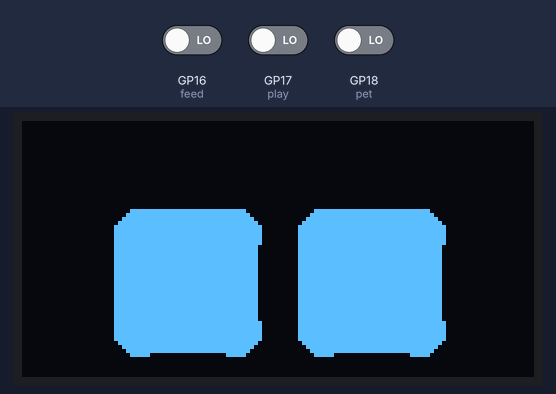
This program was run on a simulated Raspberry Pi Pico running MicroPython. Parts: 128×64 one-colour display. The test bench sets the inputs (shaded band); at power-on: GP16 (feed) LOW, GP17 (play) LOW, GP18 (pet) LOW. Random numbers come from a fixed seed; library files of the repository ran but are not shown: ssd1306.py; what the program prints to the serial console is not drawn.

Above: at 2.7 s.
At 5.3 s:
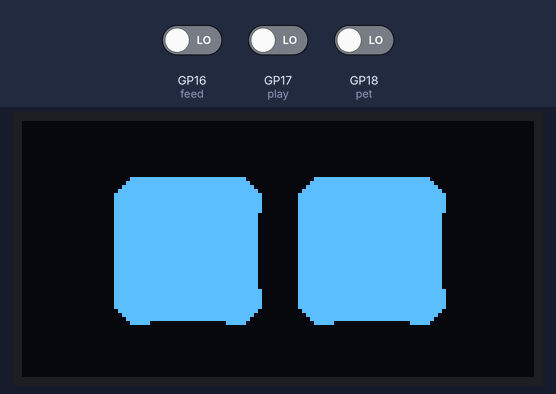
9.1 s: GP16 (feed) driven HIGH and GP17 (play) driven HIGH
At 12.17 s:
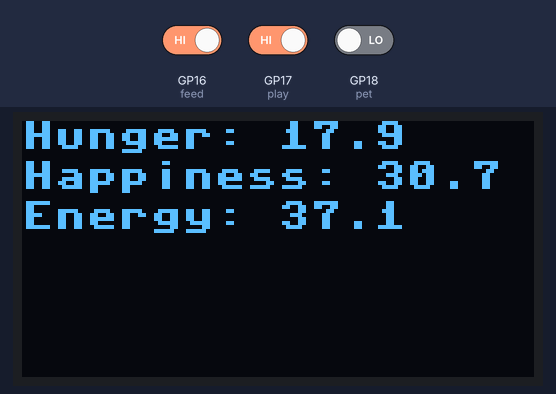

Measured:
- what the display in image 0 shows lasts 0.4 s, from 2.7 s to 3.1 s
- what the display in image 1 shows lasts 3.3 s, from 5.2 s to 8.5 s

The program:

main.py
```python
from machine import Pin, I2C
from ssd1306 import SSD1306_I2C
import utime
import sys
from robo_eyes import RoboEyes
from care_system import PetCare
from button import Button
import random

# Constants
PIX_RES_X = 128
PIX_RES_Y = 64
I2C_FREQ = 200000
SCL_PIN = 27
SDA_PIN = 26
TOUCH_PIN_1 = 16    # Left - Feed
TOUCH_PIN_2 = 17    # Up - Play
TOUCH_PIN_3 = 18    # Right - Pet
DEBOUNCE_TIME = 200  # milliseconds

# Timing constants for sequences
EMOTION_DELAY = 0.4  # Time for each emotion in a sequence
BLINK_INTERVAL = 100  # Counter value for regular blinks
INACTIVITY_SLEEP = 60000  # 1 minute
INACTIVITY_SAD = 120000   # 2 minutes

# Emotional state mappings from pet care to RoboEyes emotions
EMOTION_MAP = {
    "neutral": ["neutral"],
    "happy": ["happy", "excited", "happy"],
    "sad": ["sad", "look_down", "sad"],
    "tired": ["tired", "sleepy"],
    "glee": ["excited", "happy", "excited"],
    "heart_eyes": ["heart_eyes", "happy"],
    "annoyed": ["angry", "suspicious", "angry"],
    "unimpressed": ["suspicious", "look_left", "look_right", "suspicious"]
}

# Interactive sequences
REACTION_SEQUENCES = {
    "feed": {
        "good": ["look_up", "excited", "happy", "neutral"],
        "bad": ["suspicious", "look_left", "unimpressed"]
    },
    "play": {
        "good": ["excited", "look_left", "look_right", "happy", "neutral"],
        "bad": ["tired", "sleepy", "sad"]
    },
    "pet": {
        "good": ["look_up", "heart_eyes", "happy", "neutral"],
        "bored": ["suspicious", "look_left", "unimpressed", "neutral"]
    },
    "idle": {
        "curious": ["look_left", "look_right", "look_up", "neutral"],
        "sleepy": ["tired", "sleepy", "look_down", "sleepy"],
        "bored": ["suspicious", "look_left", "unimpressed", "neutral"]
    }
}

# Startup sequence
STARTUP_SEQUENCE = [
    "neutral", "look_left", "look_right", "look_up", "look_down",
    "happy", "excited", "heart_eyes", "neutral"
]

def init_i2c_and_oled():
    i2c_dev = I2C(1, scl=Pin(SCL_PIN), sda=Pin(SDA_PIN), freq=I2C_FREQ)
    i2c_addr = [hex(ii) for ii in i2c_dev.scan()]
    if not i2c_addr:
        print('No I2C Display Found')
        sys.exit()
    else:
        print(f"I2C Address      : {i2c_addr[0]}")
        print(f"I2C Configuration: {i2c_dev}")

    oled = SSD1306_I2C(PIX_RES_X, PIX_RES_Y, i2c_dev)
    return oled

def init_buttons():
    return {
        'feed': Button(TOUCH_PIN_1),
        'play': Button(TOUCH_PIN_2),
        'pet': Button(TOUCH_PIN_3)
    }

def display_stats(oled, pet):
    """Display pet stats on the OLED"""
    oled.fill(0)
    stats = pet.get_stats()
    y_pos = 0
    for stat, value in stats.items():
        text = f"{stat}: {value:.1f}"
        oled.text(text, 0, y_pos)
        y_pos += 10
    oled.show()

def play_emotion_sequence(eyes, sequence, delay=EMOTION_DELAY):
    """Play a sequence of emotions with optional custom delay"""
    for emotion in sequence:
        eyes.set_emotion(emotion)
        utime.sleep(delay)
        if emotion != "neutral":  # Add natural blink after non-neutral emotions
            if random.randint(0, 2) == 0:  # 33% chance to blink
                eyes.blink()

def show_startup_animation(eyes):
    """Display startup sequence to show the system is working"""
    play_emotion_sequence(eyes, STARTUP_SEQUENCE, 0.3)

def main():
    # Initialize random seed using current time
    random.seed(utime.ticks_ms())

    # Initialize hardware
    oled = init_i2c_and_oled()
    buttons = init_buttons()

    # Initialize systems
    eyes = RoboEyes(oled)
    pet = PetCare()

    # Show startup sequence
    show_startup_animation(eyes)

    # State variables
    showing_stats = False
    blink_counter = 0
    last_activity_time = utime.ticks_ms()
    current_emotion = "neutral"
    idle_counter = 0

    while True:
        current_time = utime.ticks_ms()

        # Handle button inputs
        for action, button in buttons.items():
            result = button.update()
            if result == "LONG_PRESS":
                showing_stats = True
                break
            elif result == "SHORT_PRESS":
                if action == 'feed':
                    pet_state = pet.feed()
                    sequence = REACTION_SEQUENCES["feed"]["good"] if pet_state != "unimpressed" \
                             else REACTION_SEQUENCES["feed"]["bad"]
                    play_emotion_sequence(eyes, sequence)
                elif action == 'play':
                    pet_state = pet.play()
                    sequence = REACTION_SEQUENCES["play"]["good"] if pet_state != "tired" \
                             else REACTION_SEQUENCES["play"]["bad"]
                    play_emotion_sequence(eyes, sequence)
                elif action == 'pet':
                    pet_state = pet.pet()
                    sequence = REACTION_SEQUENCES["pet"]["good"] if pet_state == "heart_eyes" \
                             else REACTION_SEQUENCES["pet"]["bored"]
                    play_emotion_sequence(eyes, sequence)
                last_activity_time = current_time
                break

        # Check if we should exit stats display
        if showing_stats and all(not button.is_pressed() for button in buttons.values()):
            showing_stats = False
            eyes.set_emotion("neutral")

        # Regular state updates
        if not showing_stats:
            # Update emotional state based on pet care state
            pet_state = pet.get_emotional_state()
            new_emotion_sequence = EMOTION_MAP.get(pet_state, ["neutral"])

            # Only update emotion if it's different
            if new_emotion_sequence[0] != current_emotion:
                play_emotion_sequence(eyes, new_emotion_sequence)
                current_emotion = new_emotion_sequence[0]

            # Handle blinking
            blink_counter += 1
            if blink_counter >= BLINK_INTERVAL:
                eyes.blink()
                blink_counter = 0

            # Handle idle animations
            idle_counter += 1
            if idle_counter >= 300:  # Every ~15 seconds
                if random.randint(0, 2) == 0:  # 33% chance to show idle animation
                    idle_type = ["curious", "sleepy", "bored"][random.randint(0, 2)]
                    play_emotion_sequence(eyes, REACTION_SEQUENCES["idle"][idle_type])
                idle_counter = 0
        else:
            display_stats(oled, pet)

        # Handle inactivity
        inactivity_time = utime.ticks_diff(current_time, last_activity_time)
        if inactivity_time > INACTIVITY_SAD:  # After 2 minutes
            if current_emotion != "sad":
                play_emotion_sequence(eyes, ["look_down", "sad"])
                current_emotion = "sad"
        elif inactivity_time > INACTIVITY_SLEEP:  # After 1 minute
            if current_emotion != "sleepy":
                play_emotion_sequence(eyes, ["tired", "sleepy"])
                current_emotion = "sleepy"

        utime.sleep(0.05)  # 50ms delay for smooth operation

if __name__ == "__main__":
    main()
```

care_system.py
```python
# care_system.py
import utime

class PetCare:
    def __init__(self):
        # Initialize pet stats (0-100 scale)
        self.hunger = 50
        self.happiness = 50
        self.energy = 50
        self.last_feed_time = utime.ticks_ms()
        self.last_play_time = utime.ticks_ms()
        self.last_pet_time = utime.ticks_ms()

        # Decay rates (points per second)
        self.HUNGER_DECAY = 0.05
        self.HAPPINESS_DECAY = 0.03
        self.ENERGY_DECAY = 0.02

        # Thresholds for different states
        self.LOW_THRESHOLD = 30
        self.HIGH_THRESHOLD = 70

    def update_stats(self):
        current_time = utime.ticks_ms()

        # Calculate time differences in seconds
        time_since_feed = utime.ticks_diff(current_time, self.last_feed_time) / 1000
        time_since_play = utime.ticks_diff(current_time, self.last_play_time) / 1000
        time_since_pet = utime.ticks_diff(current_time, self.last_pet_time) / 1000

        # Update stats based on decay rates
        self.hunger = max(0, min(100, self.hunger - (time_since_feed * self.HUNGER_DECAY)))
        self.happiness = max(0, min(100, self.happiness - (time_since_pet * self.HAPPINESS_DECAY)))
        self.energy = max(0, min(100, self.energy - (time_since_play * self.ENERGY_DECAY)))

    def feed(self):
        if self.hunger < 90:  # Prevent overfeeding
            self.hunger += 20
            self.happiness += 5
            self.last_feed_time = utime.ticks_ms()
            return "happy"
        return "unimpressed"

    def play(self):
        if self.energy > 20:  # Need some energy to play
            self.energy -= 10
            self.happiness += 15
            self.hunger -= 5
            self.last_play_time = utime.ticks_ms()
            return "glee"
        return "tired"

    def pet(self):
        self.happiness += 10
        self.last_pet_time = utime.ticks_ms()
        return "heart_eyes"

    def get_emotional_state(self):
        self.update_stats()

        # Check for critical states first
        if self.hunger < self.LOW_THRESHOLD:
            return "sad"
        if self.energy < self.LOW_THRESHOLD:
            return "tired"
        if self.happiness < self.LOW_THRESHOLD:
            return "annoyed"

        # Check for positive states
        if (self.hunger > self.HIGH_THRESHOLD and
            self.happiness > self.HIGH_THRESHOLD and
            self.energy > self.HIGH_THRESHOLD):
            return "glee"

        # Default state
        return "neutral"

    def get_stats(self):
        self.update_stats()
        return {
            "Hunger": self.hunger,
            "Happiness": self.happiness,
            "Energy": self.energy
        }
```

button.py
```python
# button.py
from machine import Pin
import utime

class Button:
    def __init__(self, pin_num, long_press_time=1000, debounce_time=20):
        self.pin = Pin(pin_num, Pin.IN)
        self.long_press_time = long_press_time
        self.debounce_time = debounce_time
        self.last_state = False
        self.press_start = 0
        self.last_press_time = 0
        self.is_long_pressing = False

    def is_pressed(self):
        return self.pin.value()

    def update(self):
        current_time = utime.ticks_ms()
        current_state = self.pin.value()
        result = None

        # Button is currently pressed
        if current_state:
            # New press
            if not self.last_state:
                self.press_start = current_time
                self.last_press_time = current_time
            # Check for long press
            elif not self.is_long_pressing and \
                 utime.ticks_diff(current_time, self.press_start) >= self.long_press_time:
                self.is_long_pressing = True
                result = "LONG_PRESS"

        # Button was released
        elif self.last_state:
            press_duration = utime.ticks_diff(current_time, self.press_start)
            if press_duration < self.long_press_time and \
               not self.is_long_pressing and \
               utime.ticks_diff(current_time, self.last_press_time) >= self.debounce_time:
                result = "SHORT_PRESS"
            self.is_long_pressing = False
            self.press_start = 0
            self.last_press_time = current_time

        self.last_state = current_state
        return result
```

Source omitted: robo_eyes.py (14754 bytes)
